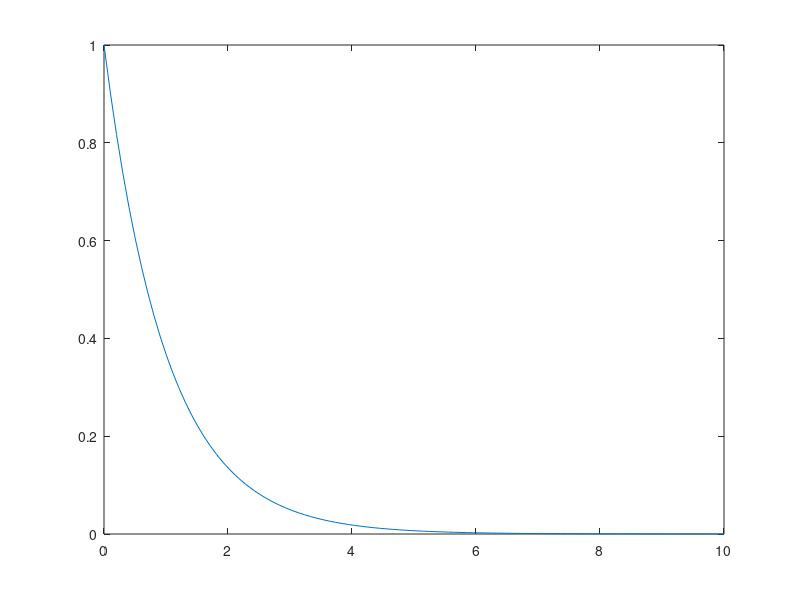
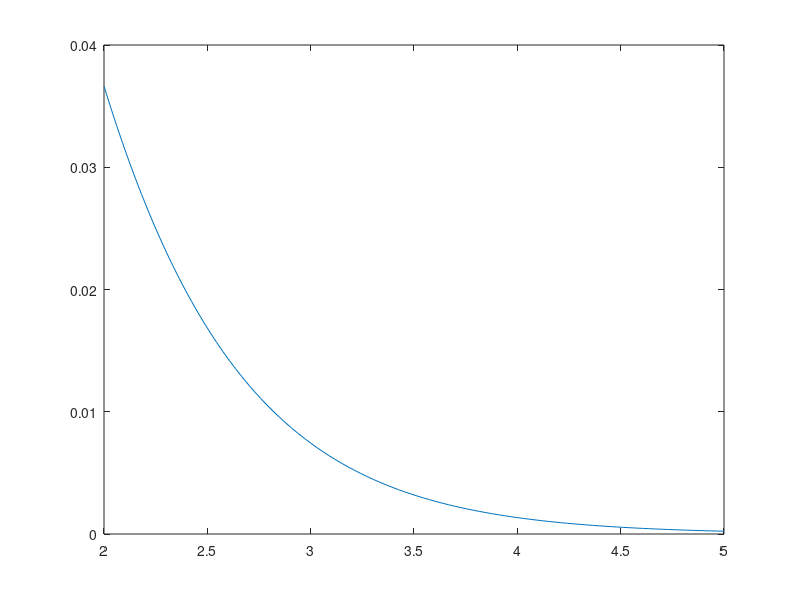

MATLAB code for these plots, in order:
%
% Textbook: Pattern Classification Second Edition
% Authors: Duda, Hart and Stork
%
%   Chapter 3 Problems
%

%% 1. a
x = linspace(0, 10);
theta = 1;
y = theta .* exp(-theta * x);

figure;
plot(x, y);

%% 1. b
x = 2;
theta = linspace(2, 5);
y = theta .* exp(-theta * x);

figure;
plot(theta, y);